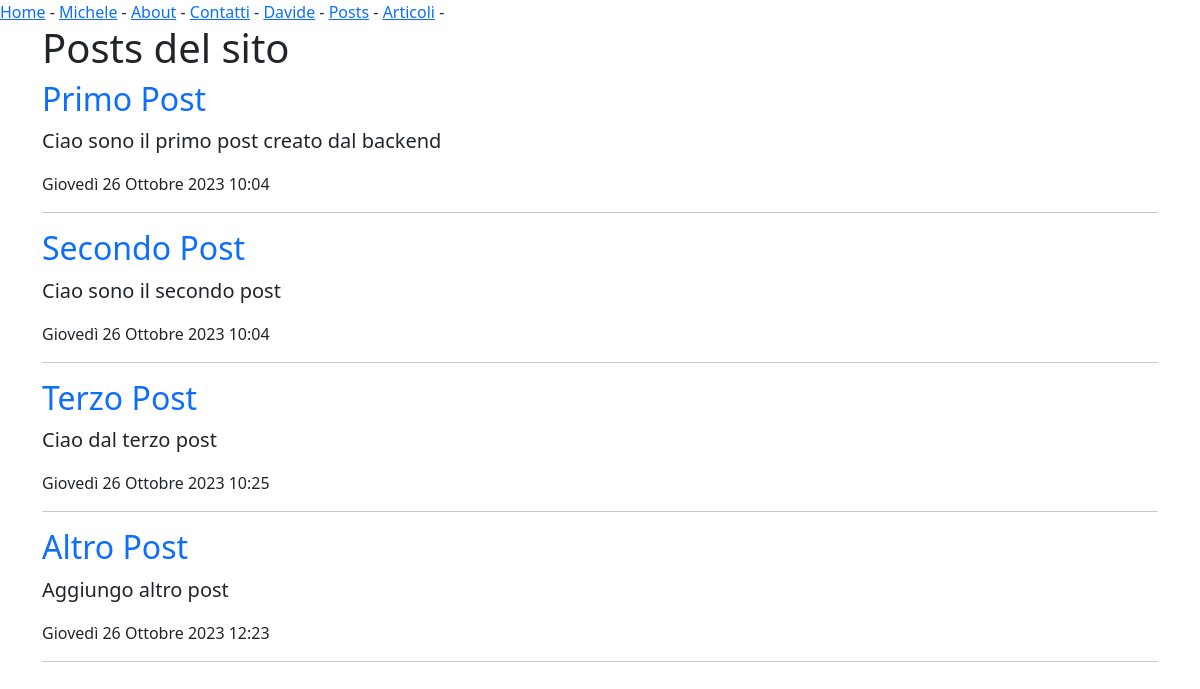
/posts/, run on the app's committed database.
### myapp/models.py (models this page shows, shortened)
class Post(models.Model):
    titolo = models.CharField(max_length=200) #Creo il campo titolo nel DB di lunghezza 200
    data = models.DateTimeField(default=timezone.now)#Voglio inserire la data in modo automatico
    corpo = models.TextField() #Serve per ricordare testi di grandi dimensioni
    descrizione = models.CharField(max_length=255, null=True, default=None)

### myapp/views.py (the view)
# urls.py: path('posts/', views.posts, name='posts'),
def posts(require):
    posts = Post.objects.all() #Serve per estrarre tutti i dati della tabella post nel db e salvarla nella variabile posts
    return render(require,'posts.html', {'posts': posts})

### myapp/templates/posts.html (shortened to what this page needs)
{% extends "base.html" %}
{% block contenuto %}
<h1>Posts del sito</h1>
{% for post in posts  %}
<div>
<h2 class="text-primary">{{ post.titolo }}</h2>
<p class="fs-5">{{ post.corpo }}</p>
<p class="fw-lighter">{{ post.data }}</p>
<div>
<hr>
{% endfor %}
{% endblock contenuto %}

### data on the page
Post: titolo "Primo Post", corpo "Ciao sono il primo post creato dal backend", data "Giovedì 26 Ottobre 2023 10:04"
Post: titolo "Secondo Post", corpo "Ciao sono il secondo post", data "Giovedì 26 Ottobre 2023 10:04"
Post: titolo "Terzo Post", corpo "Ciao dal terzo post", data "Giovedì 26 Ottobre 2023 10:25"
Post: titolo "Altro Post", corpo "Aggiungo altro post", data "Giovedì 26 Ottobre 2023 12:23"
